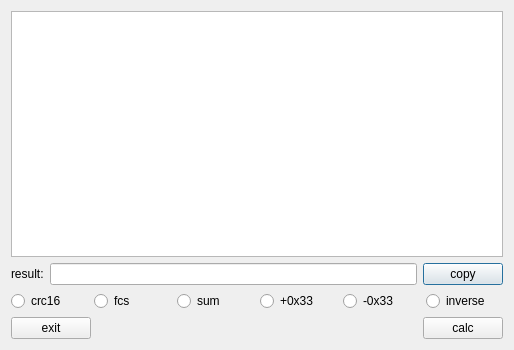
<?xml version="1.0" encoding="UTF-8"?>
<ui version="4.0">
 <class>toolsDialog</class>
 <widget class="QDialog" name="toolsDialog">
  <property name="geometry">
   <rect>
    <x>0</x>
    <y>0</y>
    <width>514</width>
    <height>350</height>
   </rect>
  </property>
  <property name="minimumSize">
   <size>
    <width>510</width>
    <height>350</height>
   </size>
  </property>
  <property name="windowTitle">
   <string>Dialog</string>
  </property>
  <layout class="QGridLayout" name="gridLayout">
   <item row="0" column="0">
    <widget class="QTextEdit" name="text_input"/>
   </item>
   <item row="1" column="0">
    <layout class="QHBoxLayout" name="horizontalLayout_3">
     <item>
      <widget class="QLabel" name="label">
       <property name="text">
        <string>result:</string>
       </property>
      </widget>
     </item>
     <item>
      <widget class="QLineEdit" name="lineEdit_result">
       <property name="readOnly">
        <bool>true</bool>
       </property>
      </widget>
     </item>
     <item>
      <widget class="QPushButton" name="btn_copy">
       <property name="text">
        <string>copy</string>
       </property>
      </widget>
     </item>
    </layout>
   </item>
   <item row="2" column="0">
    <layout class="QHBoxLayout" name="horizontalLayout">
     <item>
      <widget class="QRadioButton" name="rbtn_crc16">
       <property name="text">
        <string>crc16</string>
       </property>
       <attribute name="buttonGroup">
        <string notr="true">rbtnGroup_calc</string>
       </attribute>
      </widget>
     </item>
     <item>
      <widget class="QRadioButton" name="rbtn_fcs">
       <property name="text">
        <string>fcs</string>
       </property>
       <attribute name="buttonGroup">
        <string notr="true">rbtnGroup_calc</string>
       </attribute>
      </widget>
     </item>
     <item>
      <widget class="QRadioButton" name="rbtn_sum">
       <property name="text">
        <string>sum</string>
       </property>
       <attribute name="buttonGroup">
        <string notr="true">rbtnGroup_calc</string>
       </attribute>
      </widget>
     </item>
     <item>
      <widget class="QRadioButton" name="rbtn_add0x33">
       <property name="text">
        <string>+0x33</string>
       </property>
       <attribute name="buttonGroup">
        <string notr="true">rbtnGroup_calc</string>
       </attribute>
      </widget>
     </item>
     <item>
      <widget class="QRadioButton" name="rbtn_minus0x33">
       <property name="text">
        <string>-0x33</string>
       </property>
       <attribute name="buttonGroup">
        <string notr="true">rbtnGroup_calc</string>
       </attribute>
      </widget>
     </item>
     <item>
      <widget class="QRadioButton" name="rbtn_inverse">
       <property name="text">
        <string>inverse</string>
       </property>
       <attribute name="buttonGroup">
        <string notr="true">rbtnGroup_calc</string>
       </attribute>
      </widget>
     </item>
    </layout>
   </item>
   <item row="3" column="0">
    <layout class="QHBoxLayout" name="horizontalLayout_2">
     <item>
      <widget class="QPushButton" name="btn_exit">
       <property name="text">
        <string>exit</string>
       </property>
      </widget>
     </item>
     <item>
      <widget class="QLabel" name="label_formatError">
       <property name="minimumSize">
        <size>
         <width>200</width>
         <height>16</height>
        </size>
       </property>
       <property name="font">
        <font>
         <family>Consolas</family>
         <pointsize>12</pointsize>
        </font>
       </property>
       <property name="text">
        <string/>
       </property>
      </widget>
     </item>
     <item>
      <spacer name="horizontalSpacer">
       <property name="orientation">
        <enum>Qt::Horizontal</enum>
       </property>
       <property name="sizeHint" stdset="0">
        <size>
         <width>40</width>
         <height>20</height>
        </size>
       </property>
      </spacer>
     </item>
     <item>
      <widget class="QPushButton" name="btn_calc">
       <property name="text">
        <string>calc</string>
       </property>
      </widget>
     </item>
    </layout>
   </item>
  </layout>
 </widget>
 <resources/>
 <connections/>
 <buttongroups>
  <buttongroup name="rbtnGroup_calc"/>
 </buttongroups>
</ui>
